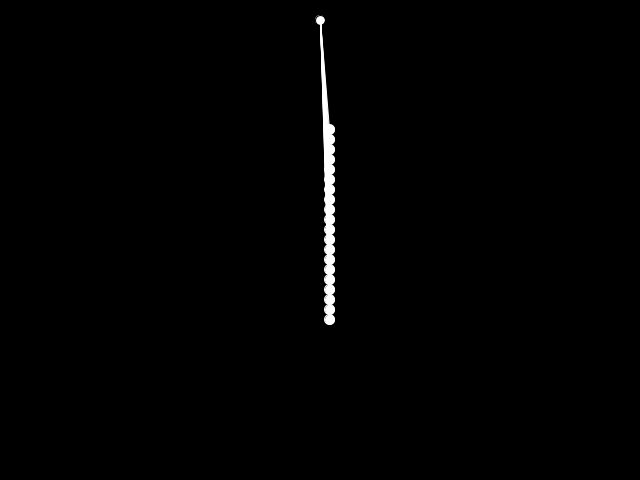
Frame 1 (no input)
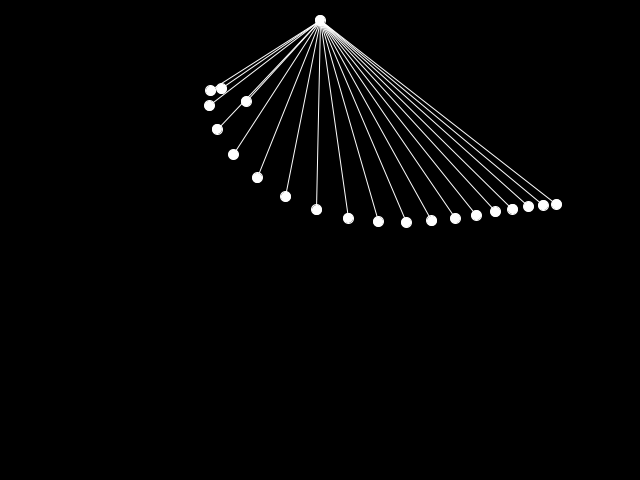
Frame 60 (the mouse pressed at the canvas centre just before this capture)
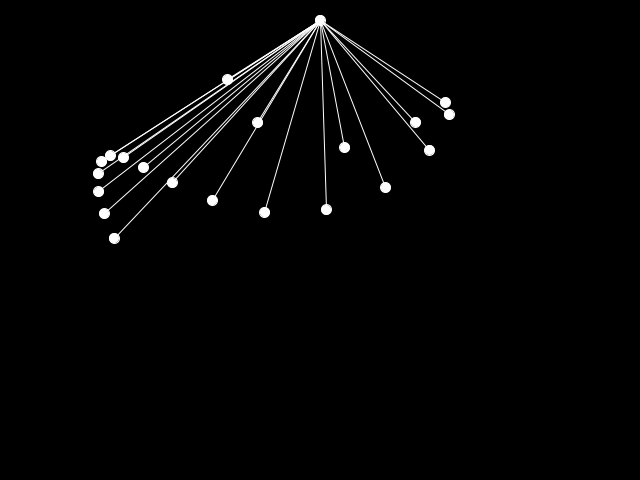
Frame 120 (the mouse held since frame 60 and released just before this capture)

The Processing sketch that drew these frames (run headless with seeded random() and noise(); from frame 60 on, the mouse is pressed at the canvas centre):

// Processing sketch: Oscillations
// ── Oscillations.pde


Ball center;

Pendulum[] p = new Pendulum[20];

void setup() {
  size(640, 480);
  
  center = new Ball(width/2, 20);
  for (int i=0; i<p.length; i++)
    p[i] = new Pendulum(center, -PI/4, 300 - 10*i);
  
}



void draw() {
  background(0);
  
  center.draw();
  
  for (int i=0; i<p.length; i++)
    p[i].draw();
  
  
  
}
// ── Ball.pde


class Ball {
  float x;
  float y;
  
  Ball(float _x, float _y) {
    println(_x);
    x = _x;
    y = _y;
  }
  
  void draw() {
    ellipseMode(CENTER);
    ellipse(x, y, 10, 10);
  }
}
// ── Pendulum.pde



class Pendulum {
  
  float angle;
  float len;
  Ball center;
  float time;
  
  Pendulum(Ball c, float a, float l) {
    angle = a;
    len = l;
    center = c;
    time = 0;
  }
  
  void draw() {
    time = time + 10;
    angle = sin(time/len);
    
    
    // calcul de position a l'instant t
    float x = center.x + (sin(angle) * len);
    float y = center.y + (cos(angle) * len);
    stroke(255);
    line(center.x, center.y, x, y);
    ellipse(x, y, 10, 10);
  }
}
